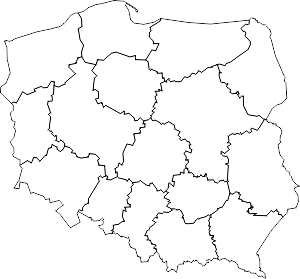
#> input picture Semestr1/ALCS/polska.png, 300 x 279 px
$ jupyter execute --allow-errors 'Programming_assignment - lab3.ipynb'   (shell and % lines are left out)
#> lines starting #> are read from the running program, lines starting #| are printed output that depends on the picture
*The report must be prepared individually. You can use the Internet to research the questions, but do not use your findings verbatim; paraphrase them instead. Do not share or copy your report - in case of a suspicion of plagiarism you will lose your points from this report.*

[cell 1]
import matplotlib.pyplot as plt
import matplotlib.image as mpimg
import random
import math
import statistics

[cell 2]
class Problem:
    ### to solve a problem using Evolutionary Algorithms, me must define four methods

    def random_solution(self):
        # this method returns a random solution for a given problem
        # ...we need it to create the initial population!
        return []

    def evaluate(self, s):
        # this method returns the quality of a given solution s
        # ...we need it to decide which solutions should participate in creating the new population!
        return 0.0

    def mutate(self, s):
        # this method returns a slightly modified solution s
        # ...this is one of the evolutionary operators!
        return s[:]

    def crossover(self, s1, s2):
        # this method returns a solution that is a combination of its parent solutions - s1 and s2
        # ...this is one of the evolutionary operators!
        return s1[:]

    ### additionally, we should define a method that will give us a preview of any given solution s
    def display_solution_param(self, s):
        print(s)

[cell 3]
class TSP(Problem):
    cities = 0
    distances = []
    locations = []

    def __init__(self, cities, city_coords=None, seed=1234):
        # we draw random locations for the cities and we prepare a matrix of distances between them - it will come useful later!

#> called with cities = 16, seed = 1234
        random.seed(seed)
        self.cities = cities

        self.locations = []
        if city_coords is None:
            for i in range(cities):
                self.locations.append((random.random(), random.random()))
        else:
            for i in range(cities):
                self.locations.append(city_coords[i])

        self.distances = []
        for i in range(cities):
            self.distances.append([])
            for j in range(cities):
                self.distances[i].append(self.distance(i, j))

    def distance(self, c1, c2):
        # euclidean distance between two points on a map

        loc1, loc2 = self.locations[c1], self.locations[c2]
        return math.sqrt((loc1[0]-loc2[0])**2 + (loc1[1]-loc2[1])**2)

    def random_solution(self):
        # we return a random permutation of numbers, which corresponds to a random order of visiting cities

        s = [i for i in range(self.cities)]
        random.shuffle(s)
        return s

    def evaluate(self, s):
        # length of the route is equal to the sum of distances between all subsequent cities
        # notice that we include the distance between the first and the last city as well! the route is a loop!

        fit = 0
        for i in range(len(s)):
            fit += self.distances[s[i]][s[i+1 if i+1<len(s) else 0]]
        return fit

    def mutate(self, s):
        # to mutate a solution, we reverse a random subsequence of the solution
        # the route is a loop, so we need to handle the subsequences that cross the end of the array in a special way!

        sol = s[:]
        c1, c2 = random.sample(range(0, self.cities), 2)
        #print(c1, c2)
        if c1 < c2:
            rev = sol[c1:c2+1]
            rev.reverse()
            sol[c1:c2+1] = rev
        else:
            rev = sol[c1:] + sol[:c2+1]
            rev.reverse()
            sol[:(c2+1)] = rev[-(c2+1):]
            sol[c1:] = rev[:-(c2+1)]
        return sol

    def crossover(self, s1, s2):
        # to combine two different routes, we use OX (order crossover)

        sol1, sol2 = s1[:], s2[:]
        c1, c2 = random.sample(range(0, self.cities), 2)
        if c2 < c1:
            ctmp = c1
            c1 = c2
            c2 = ctmp
        sol1[c1:c2+1] = list(filter(lambda x: x in sol1[c1:c2+1], s2))
        sol2[c1:c2+1] = list(filter(lambda x: x in sol2[c1:c2+1], s1))

        return sol1, sol2

    def display_solution(self, solution):
        fig, ax = plt.subplots(figsize=(8, 8))

        x = [i[1] for i in [self.locations[c] for c in solution]]
        y = [i[0] for i in [self.locations[c] for c in solution]]
        x.append(x[0])
        y.append(y[0])
        line, = ax.plot(x, y, 'go-',linewidth=2)

        plt.xlim((-0.03,1.03))
        plt.ylim((-0.03,1.03))
        plt.show()

[cell 4]
class TSP_Poland(TSP):

    def dist(self, x1, y1, x2, y2):
        return ((x1-x2)**2+(y1-y2)**2)**(1/2)

    def __init__(self, seed=1234):
        city_names = ["Poznan", "Wroclaw", "Krakow", "Warszawa", "Gdansk", "Katowice", "Lodz",
                       "Bialystok", "Rzeszow", "Szczecin", "Lublin", "Olsztyn", "Kielce", "Gdynia", "Bydgoszcz", "Zakopane"]
        city_coords = {
            "Poznan": (52.409538, 16.931992),
            "Wroclaw": (51.107883, 17.038538),
            "Krakow": (50.049683, 19.944544),
            "Warszawa": (52.237049, 21.017532),
            "Gdansk": (54.372158, 18.638306),
            "Katowice": (50.270908, 19.039993),
            "Lodz": (51.759445, 19.457216),
            "Bialystok": (53.13333, 23.16433),
            "Rzeszow": (50.041187, 21.999121),
            "Szczecin": (53.42894, 14.55302),
            "Lublin": (51.25, 22.56667),
            "Olsztyn": (53.77995, 20.49416),
            "Kielce": (50.87033, 20.62752),
            "Gdynia": (54.51889, 18.53188),
            "Bydgoszcz": (53.1235, 18.00762),
            "Zakopane": (49.29899, 19.94885)
        }
        super().__init__(len(city_names), [city_coords[city] for city in city_names], seed)

    ### DISPLAY (you don't have to read it) ###

    def force_aspect(self, ax, aspect=1):
        im = ax.get_images()
        extent =  im[0].get_extent()
        ax.set_aspect(abs((extent[1]-extent[0])/(extent[3]-extent[2]))/aspect)


    def display_solution(self, solution):
        self.display_solution_param(solution, True, [11.328361, 27.045778], [49.0025, 54.835778])

    def display_solution_param(self, solution, show_map, xlim, ylim):
#> called with show_map = True
        fig, ax = plt.subplots(figsize=(8, 8))

        if show_map:
            datafile = 'polska.png'
            img = mpimg.imread(datafile)
#> img is the input picture: shape (279, 300, 4) float32; mean R, G, B, A 0.48, 0.48, 0.48, 0.0362
            plt.imshow(img, zorder=0, extent=[14.245, 24.129139, 49.0025, 54.835778])

        x = [i[1] for i in [self.locations[c] for c in solution]]
        y = [i[0] for i in [self.locations[c] for c in solution]]
        x.append(x[0])
        y.append(y[0])
        line, = ax.plot(x, y, 'go-',linewidth=2)

        if show_map:
            plt.xlabel('Longitude')
            plt.ylabel('Latitude')
            self.force_aspect(ax)

        plt.xlim(xlim)
        plt.ylim(ylim)
        plt.show()
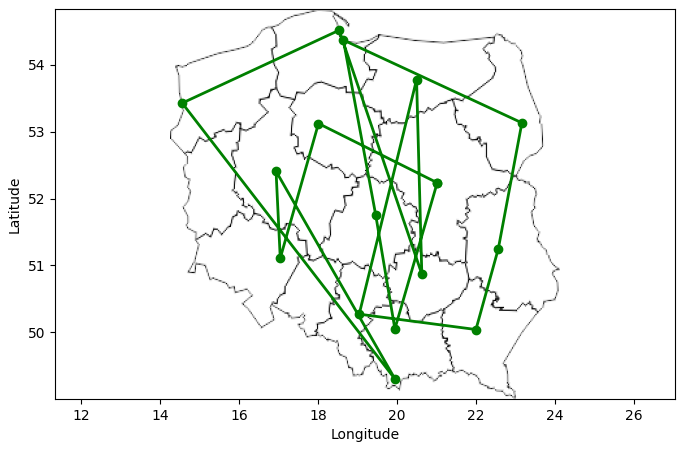
#> figure drawn by matplotlib, 1 panel

**Task 1:** Generate a random route for the TSP_Poland problem (class: TSP_Poland). Present the solution (*display_solution()*) and its length (*evaluate()*) for that route and three possible mutations of that route. Repeat that for a new instance of the problem (a new object of the same class). Did the routes change? Why / why not?

[cell 5]
print ('Task 1a)')
tsp=TSP_Poland()
sol=tsp.random_solution()
tsp.display_solution(sol)
print(tsp.evaluate(sol))
for i in range (3):
    mut=tsp.mutate(sol)
    tsp.display_solution(mut)
    print(tsp.evaluate(mut))
print ('Task 1b)')
sol2=tsp.random_solution()
tsp.display_solution(sol2)
#> in display_solution_param (call 5), `plt.show()`:
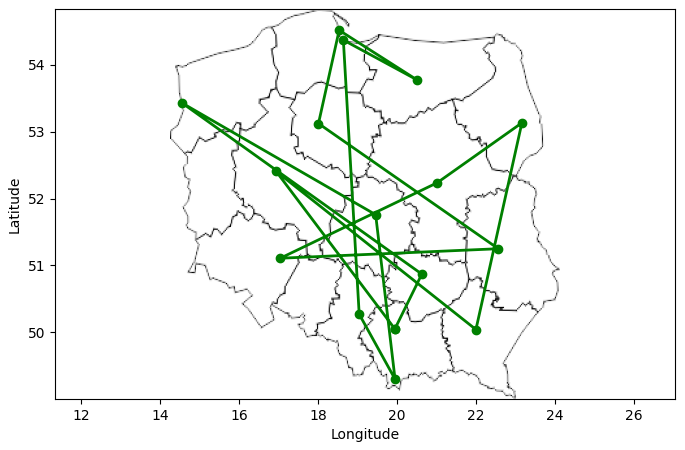
#> figure drawn by matplotlib, 1 panel
print (tsp.evaluate(sol2))
for i in range (3):
    mut=tsp.mutate(sol2)
    tsp.display_solution(mut)
    print (tsp.evaluate(mut))

#> (a cell that did not finish here is left out)

**Task 2:** Implement an algorithm searching for the best solution by generating random solutions. Write down the average fitness of the best solution after 10, 100, 1000 and 10 000 evaluated solutions over 10 runs of the algorithm.

[cell 7]
tsp=TSP_Poland()
means=[]
for i in [10, 100, 1000, 10000]:
    minis=[]
    for _ in range (10):
        solutions=[]
        for j in range (i):
            sol=tsp.random_solution()
            solutions.append(tsp.evaluate(sol))
        minis.append(min(solutions))
    means.append(statistics.mean(minis))
print (means)

**Task 3:** Implement a steady-state evolutionary algorithm with tournament selection and random deletion. Let it be parametrized with four parameters: the size of the population $N$, the size of the tournament $t$, the probability of mutation $p_m$ and the probability of crossover $p_c$. The algorithm should terminate after testing a given number of solutions, or (if the number of solutions to be tested is not given) after 1000 evaluations without improvement.

* Assume $N=20$, $t=3$, $p_m=0.6$ and $p_c=0.2$. For the TSP_Poland problem, write down the average fitness of the best solution after 10, 100, 1000 and 10 000 evaluated solutions over 10 runs of the algorithm. Does the algorithm find better solutions than random search?
* What is the difference between random search and evolution?

[cell 8]
tsp=TSP_Poland()
